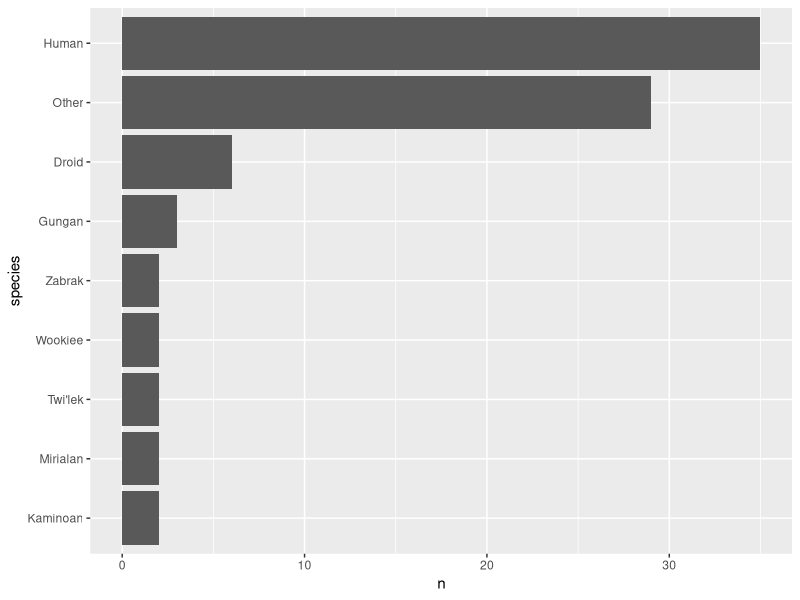
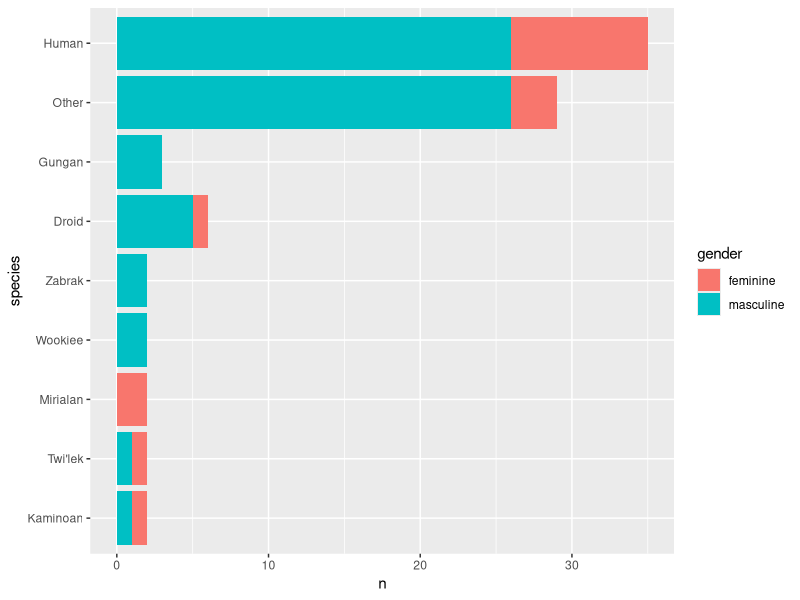
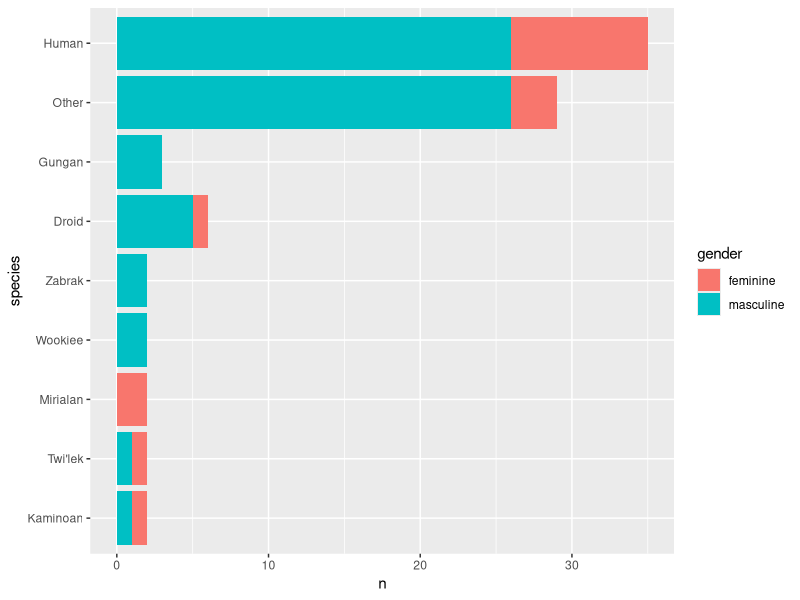
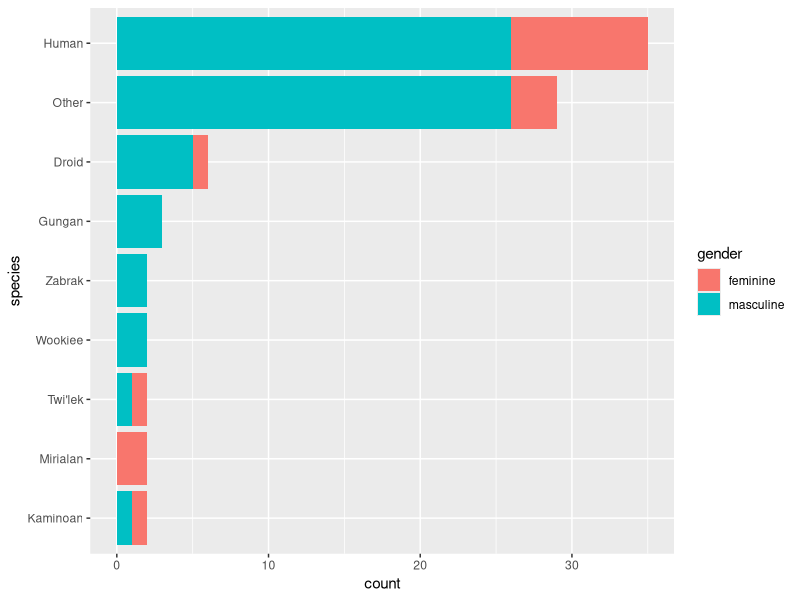
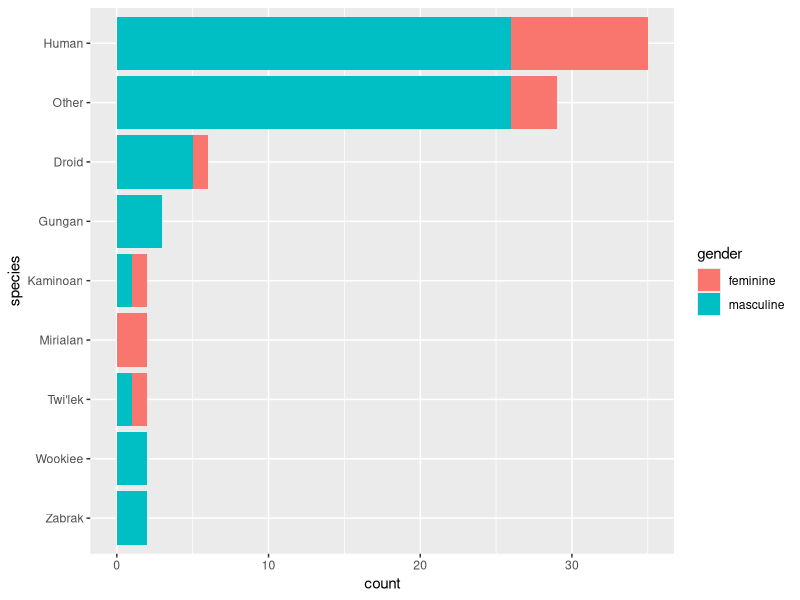
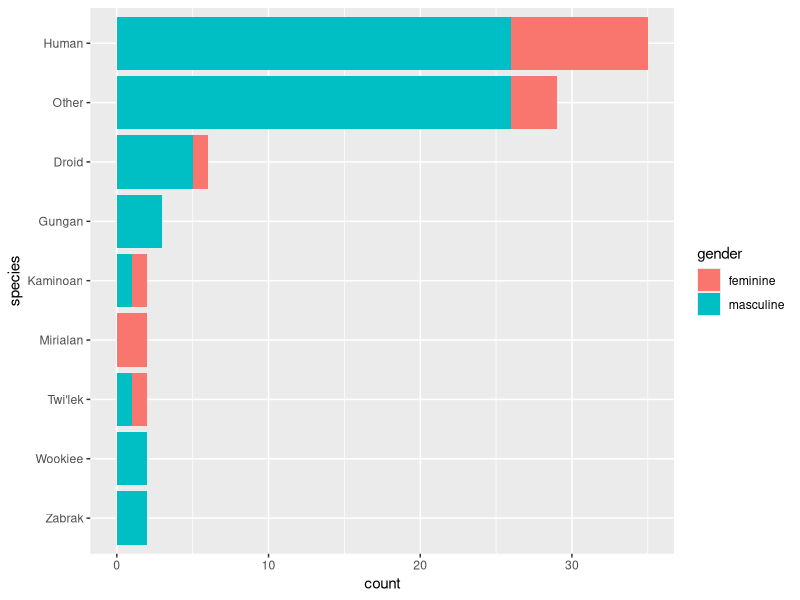

Write R code to recreate these figures, in order.
## ---- chunk 1
library(tidyverse)
## ---- chunk 2
starwars %>% 
  filter(!is.na(species)) %>% 
  count(species = fct_lump(species, 5), sort = TRUE) %>% 
  mutate(species = fct_reorder(species, n)) %>% 
  ggplot(aes(species, n)) + 
  geom_col() + coord_flip()
## ---- chunk 3
starwars %>% 
  filter(!is.na(species)) %>% 
  count(species = fct_lump(species, 5), gender = fct_lump(gender, 2), sort = TRUE) %>% 
  mutate(species = fct_reorder(species, n)) %>% 
  ggplot(aes(species, n, fill = gender)) + 
  geom_col() + coord_flip()
## ---- chunk 4
starwars %>% 
  filter(!is.na(species)) %>% 
  count(species = fct_lump(species, 5), gender = fct_lump(gender, 2), sort = TRUE) %>% 
  mutate(gender = fct_explicit_na(gender),
         species = fct_reorder(species, n)) %>% 
  ggplot(aes(species, n, fill = gender)) + 
  geom_col() + coord_flip()
## ---- chunk 5
starwars %>% filter(!is.na(species)) %>% 
  mutate(species = fct_lump(species, 5)) %>% 
  group_by(species) %>% 
  mutate(typeCount = n()) %>% 
  ungroup() %>% 
  mutate(species = fct_reorder(species, typeCount)) %>% 
  ggplot()+
  geom_bar(aes(species, fill = gender))+
  coord_flip()
## ---- chunk 6
starwars %>% filter(!is.na(species)) %>% 
  mutate(species = fct_lump(species, 5)) %>% 
  mutate(species = species %>% fct_infreq() %>% fct_rev()) %>% 
  ggplot()+
  geom_bar(aes(species, fill = gender))+
  coord_flip()

# Note that a single `mutate()` suffices to both lump factors, organize by frequency and reverse the order, as follows.
starwars %>% filter(!is.na(species)) %>% 
  mutate(species = fct_lump(species, 5) %>% fct_infreq() %>% fct_rev()) %>% 
  ggplot()+
  geom_bar(aes(species, fill = gender))+
  coord_flip()

## ---- chunk 7
starwars %>% 
  filter(!(is.na(species))) %>% 
  group_by(species) %>% 
  summarize(n=n(), mean = mean(height, na.rm = TRUE)) %>% 
  arrange(desc(n))
